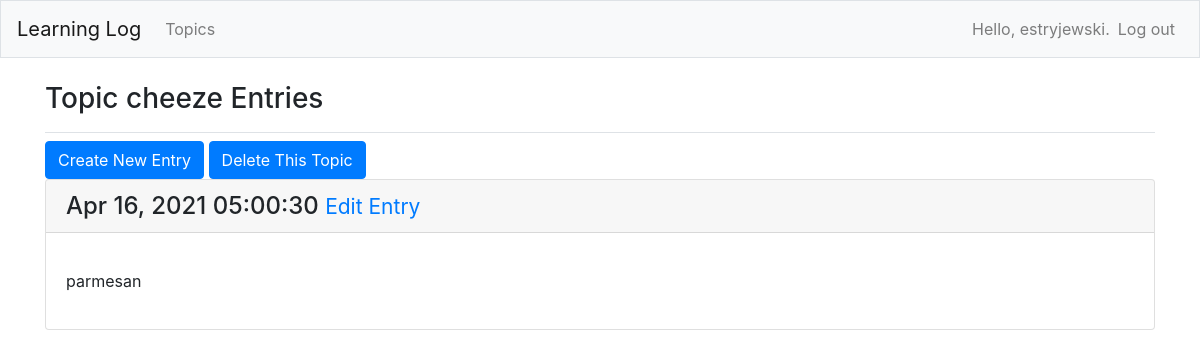
Page /topic/15 (signed in) on the committed database.
### learning_logs/models.py (models this page shows, shortened)
class Topic(models.Model):
    text = models.CharField(max_length=200)
    date_added = models.DateTimeField(auto_now_add=True)
    owner = models.ForeignKey(User, on_delete=models.CASCADE)
    def __str__(self):
        return self.text

class Entry(models.Model):
    topic = models.ForeignKey(Topic, on_delete=models.CASCADE)
    text = models.TextField()
    date_added = models.DateTimeField(auto_now_add=True)
    class Meta:
        verbose_name_plural = 'entries'

### learning_logs/views.py (the view)
# urls.py: path('topic/<int:topic_id>', views.view_topic, name='view_topic'),
@login_required
def view_topic(request, topic_id):
    print(f'in view_topic()')
    topic = Topic.objects.get(id=topic_id)
    if topic.owner != request.user:
        raise Http404
    entries = topic.entry_set.order_by('-date_added')
    context = {
        "topic": topic,
        "entries": entries
    }
    return render(request, "learning_logs/topic.html", context)

### learning_logs/templates/learning_logs/topic.html
{% extends 'learning_logs/base.html' %}
{% load bootstrap4 %}
{% block page_header %}
    <h3>Topic {{ topic }} Entries</h3>
{% endblock page_header %}
{% block content %}
{% buttons %}
<button type="button"
        class="btn btn-primary"
        onclick="location.href='{% url 'learning_logs:create_entry_with_id' topic.id %}'"
        name='create_new_entry'>Create New Entry</button>
<button type="button"
        class="btn btn-primary"
        onclick="location.href='{% url 'learning_logs:delete_topic' topic.id %}'"
        name='delete_topic'>Delete This Topic</button>
{% endbuttons %}
    {% for entry in entries %}
        <div class="card mb-3">
            <h4 class="card-header">
                {{ entry.date_added|date:'M d, Y H:i:s' }}
                <small> <a href="{% url 'learning_logs:edit_entry' entry.id %}">
                    Edit Entry</a> </small>
            </h4>
            <div class="card-body">
                <p>{{ entry.text|linebreaks }}</p>
            </div>
        </div>
    {% empty %}
        <p>There are no entries for this topic yet.</p>
    {% endfor %}
{% endblock content %}

### learning_logs/templates/learning_logs/base.html (shortened to what this page needs)
{% load bootstrap4 %}
<!doctype html>
<html lang="en">
<head>
  {% bootstrap_css %}
</head>
<body>
  <nav class="navbar navbar-expand-md navbar-light bg-light mb-4 border">
    <a class="navbar-brand" href="{% url 'learning_logs:view_index'%}">
        Learning Log</a>
    <div class="collapse navbar-collapse" id="navbarCollapse">
      <ul class="navbar-nav mr-auto">
        <li class="nav-item">
          <a class="nav-link" href="{% url 'learning_logs:view_topics'%}">
              Topics</a></li>
      </ul>
      <ul class="navbar-nav ml-auto">
        {% if user.is_authenticated %}
          <li class="nav-item">
            <span class="navbar-text"}">Hello, {{ user.username }}.</span>
          </li>
          <li class="nav-item">
            <a class="nav-link" href="{% url 'users:logout' %}">Log out</a>
          </li>
        {% else %}
          <li class="nav-item">
            <a class="nav-link" href="{% url 'users:register' %}">Register</a>
          </li>
          <li class="nav-item">
            <a class="nav-link" href="{% url 'users:login' %}">Log in</a></li>
        {% endif %}
      </ul>
    </div>
  </nav>
  <main role="main" class="container">
    <div class="pb-2 mb-2 border-bottom">
      {% block page_header %}{% endblock page_header %}
    </div>
    <div>
      {% block content %}{% endblock content %}
    </div>
  </main>
</body>
</html>

### rows in the picture
Topic: text "cheeze"
Entry: date_added "Apr 16, 2021 05:00:30", text "parmesan"

### other values in the picture
{{ user.username }} "estryjewski"
